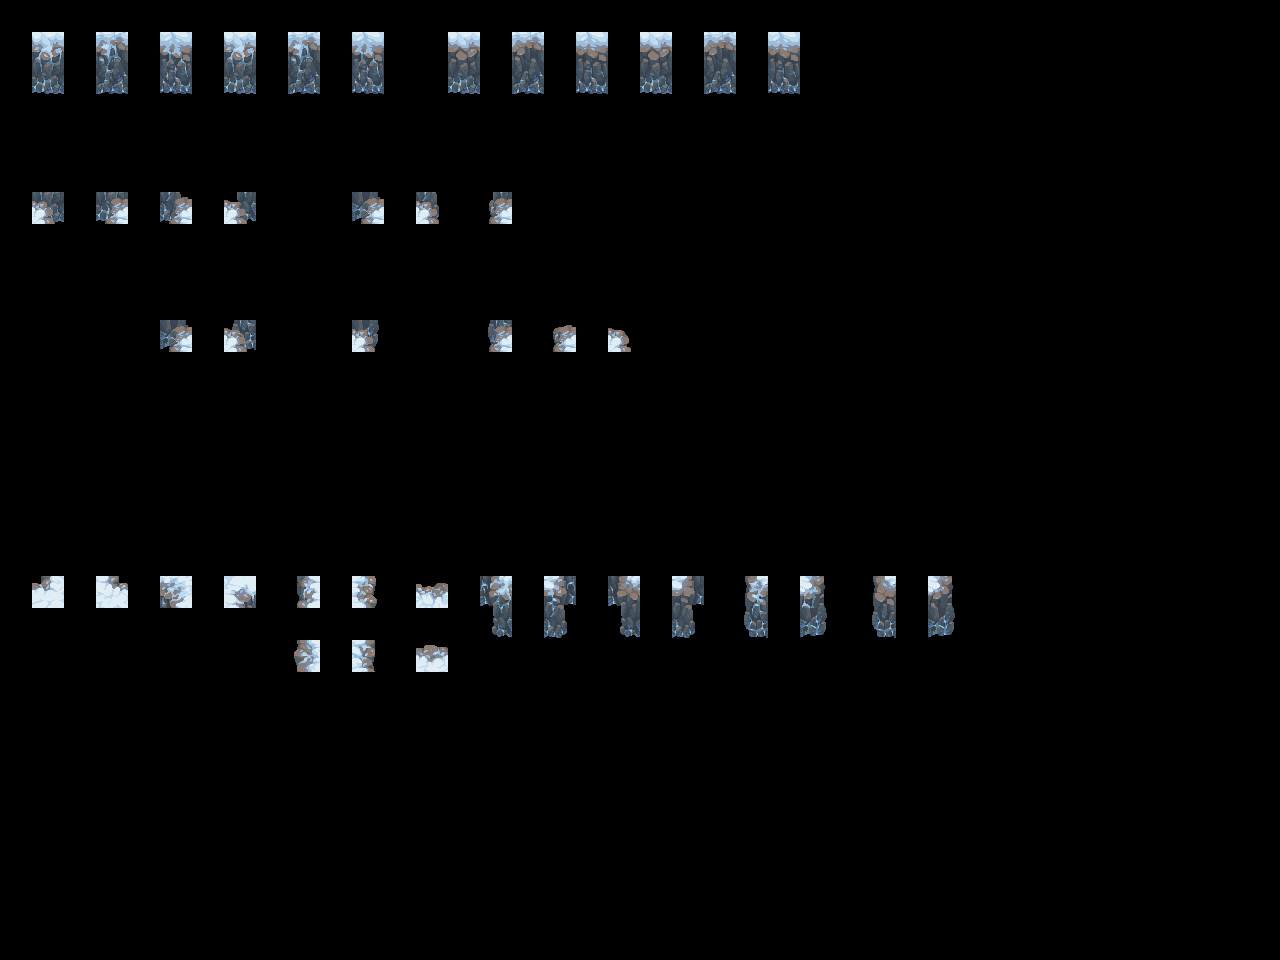

The image is a tile-based game level rendered from a .tmx file. Its description and complete source (layers, tilesets, objects, tile grids) follow:
An orthogonal 40x30 tile map with 32x32 px tiles, 2 tile layers (input_walls, output_walls) and 6 objects.

<map version="1.10" tiledversion="1.11.2" orientation="orthogonal" renderorder="right-down" width="40" height="30" tilewidth="32" tileheight="32" infinite="0" nextlayerid="4" nextobjectid="12">
 <properties>
  <property name="MatchInOrder" type="bool" value="true" />
 </properties>
 <tileset firstgid="1" source="../Tilesets/Highlands-Tileset - platformV2-2tiles tall.tsx" />
 <layer id="1" name="input_walls" width="40" height="30" opacity="0.83">
  <data encoding="csv">
0,0,0,0,0,0,0,0,0,0,0,0,0,0,0,0,0,0,0,0,0,0,0,0,0,0,0,0,0,0,0,0,0,0,0,0,0,0,0,0,
0,67,0,67,0,67,0,67,0,67,0,67,0,0,67,0,67,0,67,0,67,0,67,0,67,0,0,0,0,0,0,0,0,0,0,0,0,0,0,0,
0,83,0,83,0,83,0,83,0,83,0,83,0,0,83,0,83,0,83,0,83,0,83,0,83,0,0,0,0,0,0,0,0,0,0,0,0,0,0,0,
0,0,0,0,0,0,0,0,0,0,0,0,0,0,0,0,0,0,0,0,0,0,0,0,0,0,0,0,0,0,0,0,0,0,0,0,0,0,0,0,
0,0,0,0,0,0,0,0,0,0,0,0,0,0,0,0,0,0,0,0,0,0,0,0,0,0,0,0,0,0,0,0,0,0,0,0,0,0,0,0,
0,0,0,0,0,0,0,0,0,0,0,0,0,0,0,0,0,0,0,0,0,0,0,0,0,0,0,0,0,0,0,0,0,0,0,0,0,0,0,0,
0,22,0,24,0,73,0,44,0,0,0,40,0,58,0,74,0,0,0,0,0,0,0,0,0,0,0,0,0,0,0,0,0,0,0,0,0,0,0,0,
0,0,0,0,0,0,0,0,0,0,0,0,0,0,0,0,0,0,0,0,0,0,0,0,0,0,0,0,0,0,0,0,0,0,0,0,0,0,0,0,
0,0,0,0,0,0,0,0,0,0,0,0,0,0,0,0,0,0,0,0,0,0,0,0,0,0,0,0,0,0,0,0,0,0,0,0,0,0,0,0,
0,0,0,0,0,0,0,0,0,0,0,0,0,0,0,0,0,0,0,0,0,0,0,0,0,0,0,0,0,0,0,0,0,0,0,0,0,0,0,0,
0,0,0,0,0,40,0,56,0,0,0,86,0,0,0,88,0,17,0,21,0,0,0,0,0,0,0,0,0,0,0,0,0,0,0,0,0,0,0,0,
0,0,0,0,0,0,0,0,0,0,0,0,0,0,0,0,0,0,0,0,0,0,0,0,0,0,0,0,0,0,0,0,0,0,0,0,0,0,0,0,
0,0,0,0,0,0,0,0,0,0,0,0,0,0,0,0,0,0,0,0,0,0,0,0,0,0,0,0,0,0,0,0,0,0,0,0,0,0,0,0,
0,0,0,0,0,0,0,0,0,0,0,0,0,0,0,0,0,0,0,0,0,0,0,0,0,0,0,0,0,0,0,0,0,0,0,0,0,0,0,0,
0,0,0,0,0,0,0,0,0,0,0,0,0,0,0,0,0,0,0,0,0,0,0,0,0,0,0,0,0,0,0,0,0,0,0,0,0,0,0,0,
0,0,0,0,0,0,0,0,0,0,0,0,0,0,0,0,0,0,0,0,0,0,0,0,0,0,0,0,0,0,0,0,0,0,0,0,0,0,0,0,
0,0,0,0,0,0,0,0,0,0,0,0,0,0,0,0,0,0,0,0,0,0,0,0,0,0,0,0,0,0,0,0,0,0,0,0,0,0,0,0,
0,0,0,0,0,0,0,0,0,0,0,0,0,0,0,0,0,0,0,0,0,0,0,0,0,0,0,0,0,0,0,0,0,0,0,0,0,0,0,0,
0,18,0,20,0,50,0,52,0,33,0,37,0,3,0,66,0,68,0,66,0,68,0,49,0,53,0,49,0,53,0,0,0,0,0,0,0,0,0,0,
0,0,0,0,0,0,0,0,0,0,0,0,0,0,0,82,0,84,0,82,0,84,0,65,0,69,0,65,0,69,0,0,0,0,0,0,0,0,0,0,
0,0,0,0,0,0,0,0,0,33,0,37,0,3,0,0,0,0,0,0,0,0,0,0,0,0,0,0,0,0,0,0,0,0,0,0,0,0,0,0,
0,0,0,0,0,0,0,0,0,0,0,0,0,0,0,0,0,0,0,0,0,0,0,0,0,0,0,0,0,0,0,0,0,0,0,0,0,0,0,0,
0,0,0,0,0,0,0,0,0,0,0,0,0,0,0,0,0,0,0,0,0,0,0,0,0,0,0,0,0,0,0,0,0,0,0,0,0,0,0,0,
0,0,0,0,0,0,0,0,0,0,0,0,0,0,0,0,0,0,0,0,0,0,0,0,0,0,0,0,0,0,0,0,0,0,0,0,0,0,0,0,
0,0,0,0,0,0,0,0,0,0,0,0,0,0,0,0,0,0,0,0,0,0,0,0,0,0,0,0,0,0,0,0,0,0,0,0,0,0,0,0,
0,0,0,0,0,0,0,0,0,0,0,0,0,0,0,0,0,0,0,0,0,0,0,0,0,0,0,0,0,0,0,0,0,0,0,0,0,0,0,0,
0,0,0,0,0,0,0,0,0,0,0,0,0,0,0,0,0,0,0,0,0,0,0,0,0,0,0,0,0,0,0,0,0,0,0,0,0,0,0,0,
0,0,0,0,0,0,0,0,0,0,0,0,0,0,0,0,0,0,0,0,0,0,0,0,0,0,0,0,0,0,0,0,0,0,0,0,0,0,0,0,
0,0,0,0,0,0,0,0,0,0,0,0,0,0,0,0,0,0,0,0,0,0,0,0,0,0,0,0,0,0,0,0,0,0,0,0,0,0,0,0,
0,0,0,0,0,0,0,0,0,0,0,0,0,0,0,0,0,0,0,0,0,0,0,0,0,0,0,0,0,0,0,0,0,0,0,0,0,0,0,0
</data>
 </layer>
 <layer id="2" name="output_walls" width="40" height="30">
  <data encoding="csv">
0,0,0,0,0,0,0,0,0,0,0,0,0,0,0,0,0,0,0,0,0,0,0,0,0,0,0,0,0,0,0,0,0,0,0,0,0,0,0,0,
0,145,0,146,0,147,0,148,0,149,0,150,0,0,152,0,153,0,154,0,155,0,156,0,157,0,0,0,0,0,0,0,0,0,0,0,0,0,0,0,
0,161,0,162,0,163,0,164,0,165,0,166,0,0,168,0,169,0,170,0,171,0,172,0,173,0,0,0,0,0,0,0,0,0,0,0,0,0,0,0,
0,0,0,0,0,0,0,0,0,0,0,0,0,0,0,0,0,0,0,0,0,0,0,0,0,0,0,0,0,0,0,0,0,0,0,0,0,0,0,0,
0,0,0,0,0,0,0,0,0,0,0,0,0,0,0,0,0,0,0,0,0,0,0,0,0,0,0,0,0,0,0,0,0,0,0,0,0,0,0,0,
0,0,0,0,0,0,0,0,0,0,0,0,0,0,0,0,0,0,0,0,0,0,0,0,0,0,0,0,0,0,0,0,0,0,0,0,0,0,0,0,
0,23,0,25,0,76,0,60,0,0,0,41,0,59,0,75,0,0,0,0,0,0,0,0,0,0,0,0,0,0,0,0,0,0,0,0,0,0,0,0,
0,0,0,0,0,0,0,0,0,0,0,0,0,0,0,0,0,0,0,0,0,0,0,0,0,0,0,0,0,0,0,0,0,0,0,0,0,0,0,0,
0,0,0,0,0,0,0,0,0,0,0,0,0,0,0,0,0,0,0,0,0,0,0,0,0,0,0,0,0,0,0,0,0,0,0,0,0,0,0,0,
0,0,0,0,0,0,0,0,0,0,0,0,0,0,0,0,0,0,0,0,0,0,0,0,0,0,0,0,0,0,0,0,0,0,0,0,0,0,0,0,
0,0,0,0,0,41,0,57,0,0,0,87,0,0,0,89,0,2,0,4,0,0,0,0,0,0,0,0,0,0,0,0,0,0,0,0,0,0,0,0,
0,0,0,0,0,0,0,0,0,0,0,0,0,0,0,0,0,0,0,0,0,0,0,0,0,0,0,0,0,0,0,0,0,0,0,0,0,0,0,0,
0,0,0,0,0,0,0,0,0,0,0,0,0,0,0,0,0,0,0,0,0,0,0,0,0,0,0,0,0,0,0,0,0,0,0,0,0,0,0,0,
0,0,0,0,0,0,0,0,0,0,0,0,0,0,0,0,0,0,0,0,0,0,0,0,0,0,0,0,0,0,0,0,0,0,0,0,0,0,0,0,
0,0,0,0,0,0,0,0,0,0,0,0,0,0,0,0,0,0,0,0,0,0,0,0,0,0,0,0,0,0,0,0,0,0,0,0,0,0,0,0,
0,0,0,0,0,0,0,0,0,0,0,0,0,0,0,0,0,0,0,0,0,0,0,0,0,0,0,0,0,0,0,0,0,0,0,0,0,0,0,0,
0,0,0,0,0,0,0,0,0,0,0,0,0,0,0,0,0,0,0,0,0,0,0,0,0,0,0,0,0,0,0,0,0,0,0,0,0,0,0,0,
0,0,0,0,0,0,0,0,0,0,0,0,0,0,0,0,0,0,0,0,0,0,0,0,0,0,0,0,0,0,0,0,0,0,0,0,0,0,0,0,
0,193,0,194,0,209,0,210,0,195,0,196,0,197,0,198,0,199,0,200,0,201,0,202,0,203,0,204,0,205,0,0,0,0,0,0,0,0,0,0,
0,0,0,0,0,0,0,0,0,0,0,0,0,0,0,214,0,215,0,216,0,217,0,218,0,219,0,220,0,221,0,0,0,0,0,0,0,0,0,0,
0,0,0,0,0,0,0,0,0,211,0,212,0,213,0,0,0,0,0,0,0,0,0,0,0,0,0,0,0,0,0,0,0,0,0,0,0,0,0,0,
0,0,0,0,0,0,0,0,0,0,0,0,0,0,0,0,0,0,0,0,0,0,0,0,0,0,0,0,0,0,0,0,0,0,0,0,0,0,0,0,
0,0,0,0,0,0,0,0,0,0,0,0,0,0,0,0,0,0,0,0,0,0,0,0,0,0,0,0,0,0,0,0,0,0,0,0,0,0,0,0,
0,0,0,0,0,0,0,0,0,0,0,0,0,0,0,0,0,0,0,0,0,0,0,0,0,0,0,0,0,0,0,0,0,0,0,0,0,0,0,0,
0,0,0,0,0,0,0,0,0,0,0,0,0,0,0,0,0,0,0,0,0,0,0,0,0,0,0,0,0,0,0,0,0,0,0,0,0,0,0,0,
0,0,0,0,0,0,0,0,0,0,0,0,0,0,0,0,0,0,0,0,0,0,0,0,0,0,0,0,0,0,0,0,0,0,0,0,0,0,0,0,
0,0,0,0,0,0,0,0,0,0,0,0,0,0,0,0,0,0,0,0,0,0,0,0,0,0,0,0,0,0,0,0,0,0,0,0,0,0,0,0,
0,0,0,0,0,0,0,0,0,0,0,0,0,0,0,0,0,0,0,0,0,0,0,0,0,0,0,0,0,0,0,0,0,0,0,0,0,0,0,0,
0,0,0,0,0,0,0,0,0,0,0,0,0,0,0,0,0,0,0,0,0,0,0,0,0,0,0,0,0,0,0,0,0,0,0,0,0,0,0,0,
0,0,0,0,0,0,0,0,0,0,0,0,0,0,0,0,0,0,0,0,0,0,0,0,0,0,0,0,0,0,0,0,0,0,0,0,0,0,0,0
</data>
 </layer>
 <objectgroup id="3" name="rule_options" offsetx="-10.6667" offsety="-16.6667">
  <object id="1" x="22" y="28" width="190.333" height="124.667">
   <properties>
    <property name="Disabled" type="bool" value="false" />
    <property name="Probability" type="float" value="0.3" />
   </properties>
  </object>
  <object id="2" x="28" y="180.667" width="917.333" height="320">
   <properties>
    <property name="Disabled" type="bool" value="false" />
    <property name="Probability" type="float" value="0.6" />
   </properties>
  </object>
  <object id="4" x="29.6667" y="568.333" width="955" height="178.333">
   <properties>
    <property name="Probability" type="float" value="0.5" />
   </properties>
  </object>
  <object id="5" x="634.667" y="28.6667" width="311" height="129">
   <properties>
    <property name="Probability" type="float" value="0.6" />
   </properties>
  </object>
  <object id="6" x="224" y="28" width="183.333" height="123.667">
   <properties>
    <property name="Probability" type="float" value="0.6" />
   </properties>
  </object>
  <object id="8" x="443.667" y="28.8332" width="183.333" height="123.667">
   <properties>
    <property name="Probability" type="float" value="0.3" />
   </properties>
  </object>
 </objectgroup>
</map>
